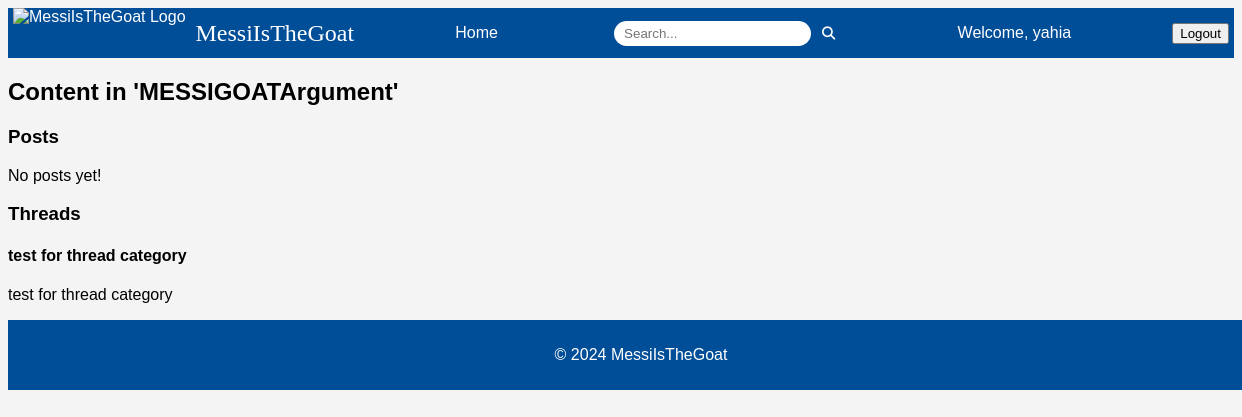
The app's page /PHP/category.php?category=MESSIGOATArgument (signed in) with its own data.
### tables this page shows
CREATE TABLE `users` (
  `user_id` int(11) NOT NULL,
  `username` varchar(50) NOT NULL,
  `email` varchar(100) NOT NULL,
  `password` varchar(255) NOT NULL,
  `profile_pic_blob` blob DEFAULT NULL,
  `registration_date` datetime DEFAULT current_timestamp(),
  `status` enum('active','blocked') DEFAULT 'active',
  `profile_pic_type` varchar(50) DEFAULT NULL
);

CREATE TABLE `threads` (
  `thread_id` int(11) NOT NULL,
  `title` varchar(255) NOT NULL,
  `user_id` int(11) DEFAULT NULL,
  `category_id` int(11) DEFAULT NULL,
  `creation_date` datetime DEFAULT current_timestamp(),
  `body` text DEFAULT NULL,
  `is_hidden` tinyint(1) NOT NULL DEFAULT 0
);

### PHP/login_status.php (called while the page is built, shortened)
<?php
include 'config.php';
if (isset($_SESSION['user_id'])) {
    $userLoggedIn = true;
    $userId = $_SESSION['user_id'];
    $stmt = $db->prepare("SELECT * FROM users WHERE user_id = ?");
    if ($stmt) {
        $stmt->bind_param("i", $userId);
        $stmt->execute();
        $result = $stmt->get_result();
        if ($user = $result->fetch_assoc()) {
            $username = $user['username'];
        }
    }
}
?>

### PHP/category.php (the view, shortened to what this page needs)
<?php
include 'login_status.php';
include 'config.php';
$categoryName = isset($_GET['category']) ? $_GET['category'] : '';
$stmt = $db->prepare("SELECT category_id FROM categories WHERE name = ?");
$stmt->bind_param("s", $categoryName);
$stmt->execute();
$result = $stmt->get_result();
$category = $result->fetch_assoc();
$category_id = $category['category_id'];
$postsStmt = $db->prepare("SELECT * FROM posts WHERE category_id = ? AND is_hidden = 0 ORDER BY timestamp DESC");
$postsStmt->bind_param("i", $category_id);
$postsStmt->execute();
$posts = $postsStmt->get_result()->fetch_all(MYSQLI_ASSOC);
$threadsStmt = $db->prepare("SELECT * FROM threads WHERE category_id = ? AND is_hidden = 0 ORDER BY creation_date DESC");
$threadsStmt->bind_param("i", $category_id);
$threadsStmt->execute();
$threads = $threadsStmt->get_result()->fetch_all(MYSQLI_ASSOC);
?>
<!DOCTYPE html>
<html lang="en">
<head>
    <link rel="stylesheet" href="../CSS/styles.css">
</head>
</head>
<body>
    <header>
        <nav class="navbar">
            <div class="logo-container">
                <img src="https://encrypted-tbn3.gstatic.com/images?q=tbn:ANd9GcQHnhWFBFpqpDEQE_DyEaYEXHwa8QY4mAsBTeZaif0XvmL1sXI2" alt="MessiIsTheGoat Logo" class="logo-image">
                <div class="logo-title">MessiIsTheGoat</div>
            </div>
            <a href="Index.php" class="nav-link">Home</a>
            <form action="search.php" method="post" class="search-container">
                <input type="text" name="search_query" placeholder="Search..." class="search-input">
                <button type="submit" class="search-btn"><i class="fas fa-search"></i></button>
            </form>
            <?php if ($userLoggedIn): ?>
                <a href="User_Profile.php" class="nav-link">Welcome, <?php echo htmlspecialchars($username); ?></a>
                <form action="logout.php" method="POST" style="display: inline;">
                    <button type="submit" class="logout-btn">Logout</button>
                </form>
            <?php else: ?>
                <a href="Login.php" class="nav-link">Login</a>
                <a href="Signup.php" class="nav-button">Register</a>
            <?php endif; ?>
        </nav>
    </header>
    <main>
        <h2>Content in '<?php echo htmlspecialchars($categoryName); ?>'</h2>
        <?php if (empty($posts) && empty($threads)): ?>
            <p>No Content Yet! Post Some Stuff :)</p>
        <?php else: ?>
            <section class="posts">
                <h3>Posts</h3>
                <?php if (!empty($posts)): ?>
                    <?php foreach ($posts as $post): ?>
                        <article class="post">
                            <h4><?php echo htmlspecialchars($post['title']); ?></h4>
                            <p><?php echo htmlspecialchars($post['content']); ?></p>
                        </article>
                    <?php endforeach; ?>
                <?php else: ?>
                    <p>No posts yet!</p>
                <?php endif; ?>
            </section>
            <section class="threads">
                <h3>Threads</h3>
                <?php if (!empty($threads)): ?>
                    <?php foreach ($threads as $thread): ?>
                        <article class="thread">
                            <h4><?php echo htmlspecialchars($thread['title']); ?></h4>
                            <p><?php echo htmlspecialchars($thread['body']); ?></p>
                        </article>
                    <?php endforeach; ?>
                <?php else: ?>
                    <p>No threads yet!</p>
                <?php endif; ?>
            </section>
        <?php endif; ?>
    </main>
    <footer>
        <p>&copy; 2024 MessiIsTheGoat</p>
    </footer>
</body>
</html>

### CSS/styles.css (style rules this page uses)
body { font-family: Arial, sans-serif; background: #f4f4f4; }
header { background: #004d98; color: white; }
.navbar { display: flex; justify-content: space-between; align-items: center; padding: 0 5px; }
.logo-container { display: flex; align-items: center; }
.logo-image { height: 50px; }
.logo-title { font-family: 'Times New Roman', Times, serif; font-size: 24px; margin-left: 10px; }
.nav-link, .nav-button { color: white; text-decoration: none; margin: 0 15px; padding: 5px 10px; font-size: 16px; }
.search-container { display: flex; align-items: center; margin: 0 15px; }
.search-input { padding: 5px 10px; border-radius: 20px; border: none; outline: none; }
.search-btn { background: none; border: none; margin-left: 5px; cursor: pointer; color: white; }
main { flex: 3; margin-right: 20px; }
footer { background: #004d98; color: white; text-align: center; padding: 10px 20px; width: 100%; }

### records on screen
users: username "yahia"
threads: title "test for thread category", body "test for thread category"

### other values on screen
$categoryName "MESSIGOATArgument"
